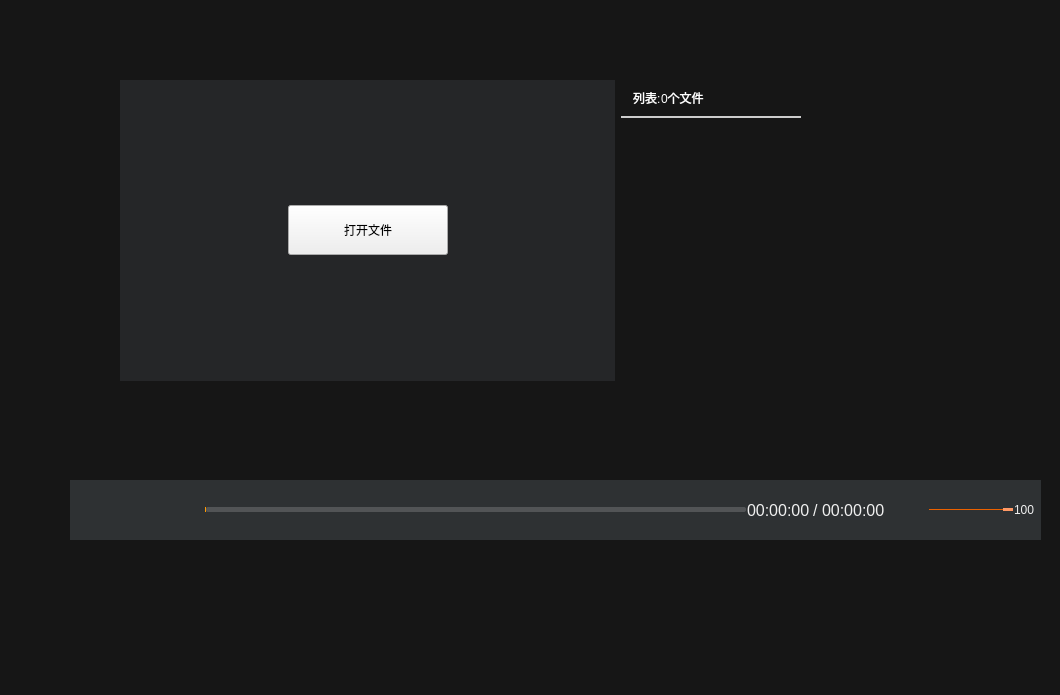
<?xml version="1.0" encoding="UTF-8"?>
<ui version="4.0">
 <class>MainWindow</class>
 <widget class="QWidget" name="MainWindow">
  <property name="geometry">
   <rect>
    <x>0</x>
    <y>0</y>
    <width>1060</width>
    <height>695</height>
   </rect>
  </property>
  <property name="windowTitle">
   <string>Form</string>
  </property>
  <layout class="QVBoxLayout" name="verticalLayout">
   <property name="spacing">
    <number>0</number>
   </property>
   <property name="leftMargin">
    <number>0</number>
   </property>
   <property name="topMargin">
    <number>0</number>
   </property>
   <property name="rightMargin">
    <number>0</number>
   </property>
   <property name="bottomMargin">
    <number>0</number>
   </property>
   <item>
    <widget class="QWidget" name="widget_container" native="true">
     <property name="styleSheet">
      <string notr="true">QWidget#widget_container
{
	background-color: rgb(22, 22, 22);
}
</string>
     </property>
     <widget class="QWidget" name="widget_controller" native="true">
      <property name="geometry">
       <rect>
        <x>70</x>
        <y>480</y>
        <width>971</width>
        <height>60</height>
       </rect>
      </property>
      <property name="styleSheet">
       <string notr="true">QWidget#widget_controller
{
	background-color: rgba(60, 65, 68,160);
}</string>
      </property>
      <layout class="QVBoxLayout" name="verticalLayout_7">
       <property name="leftMargin">
        <number>6</number>
       </property>
       <property name="topMargin">
        <number>6</number>
       </property>
       <property name="rightMargin">
        <number>6</number>
       </property>
       <property name="bottomMargin">
        <number>6</number>
       </property>
       <item>
        <layout class="QHBoxLayout" name="horizontalLayout_2">
         <property name="spacing">
          <number>1</number>
         </property>
         <property name="rightMargin">
          <number>0</number>
         </property>
         <item>
          <spacer name="horizontalSpacer_3">
           <property name="orientation">
            <enum>Qt::Horizontal</enum>
           </property>
           <property name="sizeType">
            <enum>QSizePolicy::Fixed</enum>
           </property>
           <property name="sizeHint" stdset="0">
            <size>
             <width>6</width>
             <height>20</height>
            </size>
           </property>
          </spacer>
         </item>
         <item>
          <widget class="QPushButton" name="pushButton_play">
           <property name="minimumSize">
            <size>
             <width>36</width>
             <height>36</height>
            </size>
           </property>
           <property name="cursor">
            <cursorShape>PointingHandCursor</cursorShape>
           </property>
           <property name="styleSheet">
            <string notr="true">QPushButton{ 
image: url(:image/start_normal.png);
border-radius:0px; 
}  
QPushButton:hover{ 
image: url(:image/start_focus.png);
border-radius:0px; 
} 
QPushButton:pressed{ 
image: url(:image/start_normal.png);
border-radius:0px; 
}
</string>
           </property>
           <property name="text">
            <string/>
           </property>
          </widget>
         </item>
         <item>
          <widget class="QPushButton" name="pushButton_pause">
           <property name="minimumSize">
            <size>
             <width>36</width>
             <height>36</height>
            </size>
           </property>
           <property name="cursor">
            <cursorShape>PointingHandCursor</cursorShape>
           </property>
           <property name="styleSheet">
            <string notr="true">QPushButton{ 
image: url(:image/pause_normal.png);
border-radius:0px; 
} 
QPushButton:hover{ 
image: url(:image/pause_focus.png);
border-radius:0px; 
} 
QPushButton:pressed{ 
image: url(:image/pause_normal.png);
border-radius:0px; 
}
</string>
           </property>
           <property name="text">
            <string/>
           </property>
          </widget>
         </item>
         <item>
          <spacer name="horizontalSpacer_5">
           <property name="orientation">
            <enum>Qt::Horizontal</enum>
           </property>
           <property name="sizeType">
            <enum>QSizePolicy::Fixed</enum>
           </property>
           <property name="sizeHint" stdset="0">
            <size>
             <width>6</width>
             <height>20</height>
            </size>
           </property>
          </spacer>
         </item>
         <item>
          <widget class="QPushButton" name="pushButton_stop">
           <property name="minimumSize">
            <size>
             <width>36</width>
             <height>36</height>
            </size>
           </property>
           <property name="cursor">
            <cursorShape>PointingHandCursor</cursorShape>
           </property>
           <property name="styleSheet">
            <string notr="true">QPushButton{ 
image: url(:image/stop_normal.png);
border-radius:0px; 
}  
QPushButton:hover{ 
image: url(:image/stop_focus.png);
border-radius:0px; 
} 
QPushButton:pressed{ 
image: url(:image/stop_normal.png);
border-radius:0px; 
}
</string>
           </property>
           <property name="text">
            <string/>
           </property>
          </widget>
         </item>
         <item>
          <spacer name="horizontalSpacer_6">
           <property name="orientation">
            <enum>Qt::Horizontal</enum>
           </property>
           <property name="sizeType">
            <enum>QSizePolicy::Fixed</enum>
           </property>
           <property name="sizeHint" stdset="0">
            <size>
             <width>6</width>
             <height>20</height>
            </size>
           </property>
          </spacer>
         </item>
         <item>
          <widget class="VideoSlider" name="horizontalSlider">
           <property name="cursor">
            <cursorShape>PointingHandCursor</cursorShape>
           </property>
           <property name="styleSheet">
            <string notr="true">QSlider::groove:horizontal {
border: 0px solid #bbb;
}

QSlider::sub-page:horizontal {
background-color: #ff9900;
border-bottom-left-radius: 2px; 
border-top-left-radius: 2px; 

border-radius: 2px; 
margin-top:5px;
margin-bottom:5px;
}

QSlider::add-page:horizontal {
background-color: rgba(228, 228, 228, 50);v
border: 0px solid #777;
border-radius: 2px;
margin-top:5px;
margin-bottom:5px;
}
/*
QSlider::handle:horizontal {
background: rgb(255,153,102); 
border: 1px solid rgb(255,153,102); 
width: 14px;
height:10px;
border-radius: 7px;
margin-top:2px;
margin-bottom:2px;
}

QSlider::handle:horizontal:hover {
background: rgb(255,128,6); 
border: 1px solid rgba(102,102,102,102);
border-radius: 7px;
}*/

QSlider::sub-page:horizontal:disabled {
background: #bbb;
border-color: #999;
}

QSlider::add-page:horizontal:disabled {
background: #eee;
border-color: #999;
}

QSlider::handle:horizontal:disabled {
background: #eee;
border: 1px solid #aaa;
border-radius: 2px;
}
</string>
           </property>
           <property name="maximum">
            <number>100</number>
           </property>
           <property name="value">
            <number>0</number>
           </property>
           <property name="orientation">
            <enum>Qt::Horizontal</enum>
           </property>
          </widget>
         </item>
         <item>
          <layout class="QHBoxLayout" name="horizontalLayout">
           <property name="spacing">
            <number>3</number>
           </property>
           <item>
            <widget class="QLabel" name="label_currenttime">
             <property name="styleSheet">
              <string notr="true">QLabel{
	border-radius:0px;
	color: #F0F0F0;
	background-color:rgba(0,0,0,0);
	border-style:none;
font-family:&quot;微软雅黑&quot;;
font-size:16px;
}
</string>
             </property>
             <property name="text">
              <string>00:00:00</string>
             </property>
            </widget>
           </item>
           <item>
            <widget class="QLabel" name="label_2">
             <property name="styleSheet">
              <string notr="true">QLabel{
	border-radius:0px;
	color: #F0F0F0;
	background-color:rgba(0,0,0,0);
	border-style:none;
font-family:&quot;微软雅黑&quot;;
font-size:16px;
}
</string>
             </property>
             <property name="text">
              <string>/</string>
             </property>
            </widget>
           </item>
           <item>
            <widget class="QLabel" name="label_totaltime">
             <property name="styleSheet">
              <string notr="true">QLabel{
	border-radius:0px;
	color: #F0F0F0;
	background-color:rgba(0,0,0,0);
	border-style:none;
font-family:&quot;微软雅黑&quot;;
font-size:16px;
}
</string>
             </property>
             <property name="text">
              <string>00:00:00</string>
             </property>
            </widget>
           </item>
          </layout>
         </item>
         <item>
          <widget class="QPushButton" name="pushButton_volume">
           <property name="minimumSize">
            <size>
             <width>36</width>
             <height>36</height>
            </size>
           </property>
           <property name="cursor">
            <cursorShape>PointingHandCursor</cursorShape>
           </property>
           <property name="styleSheet">
            <string notr="true">QPushButton{ 
image: url(:/image/volume_normal.png);
border-radius:0px; 
padding:5px;
}  
QPushButton:hover{ 
image: url(:image/stop_focus.png);
border-radius:0px; 
padding:3px;
} 
QPushButton:!checked{ 
image: url(:/image/volume_normal.png);
} 
QPushButton:checked{ 
image: url(:/image/volume_mute.png);
} 

</string>
           </property>
           <property name="text">
            <string/>
           </property>
           <property name="checkable">
            <bool>true</bool>
           </property>
          </widget>
         </item>
         <item>
          <widget class="QSlider" name="horizontalSlider_volume">
           <property name="sizePolicy">
            <sizepolicy hsizetype="Fixed" vsizetype="Fixed">
             <horstretch>0</horstretch>
             <verstretch>0</verstretch>
            </sizepolicy>
           </property>
           <property name="maximumSize">
            <size>
             <width>150</width>
             <height>16777215</height>
            </size>
           </property>
           <property name="styleSheet">
            <string notr="true">QSlider::groove:horizontal {
border: 0px solid #bbb;
}

QSlider::sub-page:horizontal {
background: rgb(235,97,0);
border-radius: 0px;
margin-top:8px;
margin-bottom:8px;
}

QSlider::add-page:horizontal {
background: rgb(255,255, 255);
border: 0px solid #777;
border-radius: 2px;
margin-top:8px;
margin-bottom:8px;
}

QSlider::handle:horizontal {
background: rgb(255,153,102); 
border: 1px solid rgb(255,153,102); 
width: 8px;
height:8px;
border-radius: 2px;
margin-top:6px;
margin-bottom:6px;
}

QSlider::handle:horizontal:hover {
background: rgb(255,128,6); 
border: 1px solid rgba(102,102,102,102);
border-radius: 7px;
}

QSlider::sub-page:horizontal:disabled {
background: #bbb;
border-color: #999;
}

QSlider::add-page:horizontal:disabled {
background: #eee;
border-color: #999;
}

QSlider::handle:horizontal:disabled {
background: #eee;
border: 1px solid #aaa;
border-radius: 4px;
}

</string>
           </property>
           <property name="maximum">
            <number>100</number>
           </property>
           <property name="singleStep">
            <number>0</number>
           </property>
           <property name="pageStep">
            <number>0</number>
           </property>
           <property name="value">
            <number>100</number>
           </property>
           <property name="orientation">
            <enum>Qt::Horizontal</enum>
           </property>
          </widget>
         </item>
         <item>
          <widget class="QLabel" name="label_volume">
           <property name="minimumSize">
            <size>
             <width>20</width>
             <height>0</height>
            </size>
           </property>
           <property name="styleSheet">
            <string notr="true">QLabel{
	border-radius:0px;
	color: #F0F0F0;
	background-color:rgba(0,0,0,0);
	border-style:none;
font: 16px &quot;微软雅黑&quot;;

}
</string>
           </property>
           <property name="text">
            <string>100</string>
           </property>
           <property name="alignment">
            <set>Qt::AlignLeading|Qt::AlignLeft|Qt::AlignVCenter</set>
           </property>
          </widget>
         </item>
        </layout>
       </item>
      </layout>
     </widget>
     <widget class="QWidget" name="widget_video_back" native="true">
      <property name="geometry">
       <rect>
        <x>120</x>
        <y>80</y>
        <width>681</width>
        <height>301</height>
       </rect>
      </property>
      <layout class="QHBoxLayout" name="horizontalLayout_4">
       <property name="leftMargin">
        <number>0</number>
       </property>
       <property name="topMargin">
        <number>0</number>
       </property>
       <property name="rightMargin">
        <number>0</number>
       </property>
       <property name="bottomMargin">
        <number>0</number>
       </property>
       <item>
        <widget class="QStackedWidget" name="stackedWidget">
         <property name="currentIndex">
          <number>0</number>
         </property>
         <widget class="QWidget" name="page_open">
          <layout class="QVBoxLayout" name="verticalLayout_6">
           <property name="spacing">
            <number>0</number>
           </property>
           <property name="leftMargin">
            <number>0</number>
           </property>
           <property name="topMargin">
            <number>0</number>
           </property>
           <property name="rightMargin">
            <number>0</number>
           </property>
           <property name="bottomMargin">
            <number>0</number>
           </property>
           <item>
            <widget class="QWidget" name="widget_showopen" native="true">
             <property name="sizePolicy">
              <sizepolicy hsizetype="Preferred" vsizetype="Expanding">
               <horstretch>0</horstretch>
               <verstretch>0</verstretch>
              </sizepolicy>
             </property>
             <property name="styleSheet">
              <string notr="true">QWidget#widget_showopen
{
	
	background-color: rgba(60, 65, 68,100);
}</string>
             </property>
             <layout class="QVBoxLayout" name="verticalLayout_5">
              <item>
               <layout class="QHBoxLayout" name="horizontalLayout_3">
                <item>
                 <spacer name="horizontalSpacer">
                  <property name="orientation">
                   <enum>Qt::Horizontal</enum>
                  </property>
                  <property name="sizeHint" stdset="0">
                   <size>
                    <width>40</width>
                    <height>20</height>
                   </size>
                  </property>
                 </spacer>
                </item>
                <item>
                 <widget class="QToolButton" name="toolButton_open">
                  <property name="minimumSize">
                   <size>
                    <width>160</width>
                    <height>50</height>
                   </size>
                  </property>
                  <property name="cursor">
                   <cursorShape>PointingHandCursor</cursorShape>
                  </property>
                  <property name="text">
                   <string>打开文件</string>
                  </property>
                 </widget>
                </item>
                <item>
                 <spacer name="horizontalSpacer_2">
                  <property name="orientation">
                   <enum>Qt::Horizontal</enum>
                  </property>
                  <property name="sizeHint" stdset="0">
                   <size>
                    <width>40</width>
                    <height>20</height>
                   </size>
                  </property>
                 </spacer>
                </item>
               </layout>
              </item>
             </layout>
            </widget>
           </item>
          </layout>
         </widget>
         <widget class="QWidget" name="page_audio">
          <layout class="QVBoxLayout" name="verticalLayout_2">
           <item>
            <widget class="QLabel" name="label">
             <property name="styleSheet">
              <string notr="true">image: url(:/image/audio.png);</string>
             </property>
             <property name="text">
              <string/>
             </property>
            </widget>
           </item>
          </layout>
         </widget>
         <widget class="QWidget" name="page_video">
          <layout class="QVBoxLayout" name="verticalLayout_8">
           <property name="spacing">
            <number>0</number>
           </property>
           <property name="leftMargin">
            <number>0</number>
           </property>
           <property name="topMargin">
            <number>0</number>
           </property>
           <property name="rightMargin">
            <number>0</number>
           </property>
           <property name="bottomMargin">
            <number>0</number>
           </property>
           <item>
            <widget class="ShowVideoWidget" name="widget_videoPlayer" native="true">
             <property name="enabled">
              <bool>true</bool>
             </property>
             <property name="sizePolicy">
              <sizepolicy hsizetype="Preferred" vsizetype="Expanding">
               <horstretch>0</horstretch>
               <verstretch>0</verstretch>
              </sizepolicy>
             </property>
             <property name="mouseTracking">
              <bool>true</bool>
             </property>
             <property name="styleSheet">
              <string notr="true">QWidget#widget_videoPlayer
{
	background-color: rgb(255, 55, 195);
}</string>
             </property>
            </widget>
           </item>
          </layout>
         </widget>
        </widget>
       </item>
       <item>
        <widget class="QWidget" name="widget_list" native="true">
         <property name="maximumSize">
          <size>
           <width>180</width>
           <height>16777215</height>
          </size>
         </property>
         <property name="styleSheet">
          <string notr="true">QWidget#widget_left
{
	background-color: rgb(47, 48, 57);
}
</string>
         </property>
         <layout class="QVBoxLayout" name="verticalLayout_4">
          <property name="spacing">
           <number>0</number>
          </property>
          <property name="leftMargin">
           <number>0</number>
          </property>
          <property name="topMargin">
           <number>0</number>
          </property>
          <property name="rightMargin">
           <number>0</number>
          </property>
          <property name="bottomMargin">
           <number>0</number>
          </property>
          <item>
           <widget class="QWidget" name="widget_4" native="true">
            <layout class="QHBoxLayout" name="horizontalLayout_5">
             <property name="spacing">
              <number>0</number>
             </property>
             <property name="leftMargin">
              <number>12</number>
             </property>
             <property name="topMargin">
              <number>0</number>
             </property>
             <property name="rightMargin">
              <number>12</number>
             </property>
             <property name="bottomMargin">
              <number>0</number>
             </property>
             <item>
              <widget class="QLabel" name="label_3">
               <property name="styleSheet">
                <string notr="true">color:#ffffff;
font-size:12px;</string>
               </property>
               <property name="text">
                <string>列表:</string>
               </property>
              </widget>
             </item>
             <item>
              <widget class="QLabel" name="label_num">
               <property name="styleSheet">
                <string notr="true">color:#ffffff;
font-size:12px;</string>
               </property>
               <property name="text">
                <string>0个文件</string>
               </property>
              </widget>
             </item>
             <item>
              <spacer name="horizontalSpacer_4">
               <property name="orientation">
                <enum>Qt::Horizontal</enum>
               </property>
               <property name="sizeHint" stdset="0">
                <size>
                 <width>40</width>
                 <height>20</height>
                </size>
               </property>
              </spacer>
             </item>
             <item>
              <widget class="QPushButton" name="pushButton_open">
               <property name="minimumSize">
                <size>
                 <width>36</width>
                 <height>36</height>
                </size>
               </property>
               <property name="cursor">
                <cursorShape>PointingHandCursor</cursorShape>
               </property>
               <property name="styleSheet">
                <string notr="true">QPushButton{ 
image: url(:image/open_normal.png);
border-radius:0px; 
} 
QPushButton:hover{ 
image: url(:image/open_focus.png);
border-radius:0px; 
} 
QPushButton:pressed{ 
image: url(:image/open_normal.png);
border-radius:0px; 
}
</string>
               </property>
               <property name="text">
                <string/>
               </property>
              </widget>
             </item>
             <item>
              <spacer name="horizontalSpacer_7">
               <property name="orientation">
                <enum>Qt::Horizontal</enum>
               </property>
               <property name="sizeType">
                <enum>QSizePolicy::Fixed</enum>
               </property>
               <property name="sizeHint" stdset="0">
                <size>
                 <width>6</width>
                 <height>20</height>
                </size>
               </property>
              </spacer>
             </item>
             <item>
              <widget class="QPushButton" name="pushButton_clear">
               <property name="minimumSize">
                <size>
                 <width>32</width>
                 <height>32</height>
                </size>
               </property>
               <property name="maximumSize">
                <size>
                 <width>32</width>
                 <height>32</height>
                </size>
               </property>
               <property name="cursor">
                <cursorShape>PointingHandCursor</cursorShape>
               </property>
               <property name="styleSheet">
                <string notr="true">QPushButton{ 
	padding:6px;
	border:none;
	image: url(:/player/image/videoplayer/delete.png);
}  
QPushButton:hover{ 
padding:3px;
} 
QPushButton:pressed{ 

}
</string>
               </property>
               <property name="text">
                <string/>
               </property>
              </widget>
             </item>
            </layout>
           </widget>
          </item>
          <item>
           <widget class="QWidget" name="widget_5" native="true">
            <property name="sizePolicy">
             <sizepolicy hsizetype="Preferred" vsizetype="Expanding">
              <horstretch>0</horstretch>
              <verstretch>0</verstretch>
             </sizepolicy>
            </property>
            <property name="styleSheet">
             <string notr="true">QWidget#widget_5
{
	border-radius:0px;
border-top-style: solid; 
border-top-width: 2px; 
border-top-color: #cccccc; 
}</string>
            </property>
            <layout class="QVBoxLayout" name="verticalLayout_9">
             <property name="spacing">
              <number>0</number>
             </property>
             <property name="leftMargin">
              <number>0</number>
             </property>
             <property name="topMargin">
              <number>0</number>
             </property>
             <property name="rightMargin">
              <number>0</number>
             </property>
             <property name="bottomMargin">
              <number>0</number>
             </property>
             <item>
              <widget class="QListWidget" name="listWidget">
               <property name="styleSheet">
                <string notr="true">QListWidget
{
	border:none;
	background-color: transparent;
}

QListView::item{

padding:0 0px; 
font-size:14px;
height:30px;
font-family: &quot;微软雅黑&quot;;
color: rgb(255,255,255);
}

QListView::item:hover {
background-color: rgba(255, 255, 255, 100);
}

QListView::item:selected {
/*background-color: #4B5CC4;*/
background-color: rgba(255, 255, 255, 130);
}


/*
QListView::item:selected:!active {
border-radius:5px; 
border:1px solid rgb(210, 225, 230);
background-color: qlineargradient(spread:reflect, x1:0.501, y1:0, x2:0.506, y2:0.489182, stop:0.0284091 rgba(255, 255, 255, 255), stop:1 rgba(255, 170, 0, 255));
}
QListView::item:selected:active {
border-radius:5px; 
border:1px solid rgb(210, 225, 230);
background-color: qlineargradient(spread:reflect, x1:0.501, y1:0, x2:0.506, y2:0.489182, stop:0.0284091 rgba(255, 255, 255, 255), stop:1 rgba(255, 170, 0, 255));
}
*/</string>
               </property>
               <property name="horizontalScrollBarPolicy">
                <enum>Qt::ScrollBarAlwaysOff</enum>
               </property>
               <property name="showDropIndicator" stdset="0">
                <bool>true</bool>
               </property>
               <property name="selectionMode">
                <enum>QAbstractItemView::ExtendedSelection</enum>
               </property>
               <property name="selectionRectVisible">
                <bool>false</bool>
               </property>
              </widget>
             </item>
             <item>
              <spacer name="verticalSpacer">
               <property name="orientation">
                <enum>Qt::Vertical</enum>
               </property>
               <property name="sizeType">
                <enum>QSizePolicy::Fixed</enum>
               </property>
               <property name="sizeHint" stdset="0">
                <size>
                 <width>20</width>
                 <height>10</height>
                </size>
               </property>
              </spacer>
             </item>
            </layout>
           </widget>
          </item>
         </layout>
        </widget>
       </item>
      </layout>
     </widget>
     <zorder>widget_video_back</zorder>
     <zorder>widget_controller</zorder>
    </widget>
   </item>
  </layout>
 </widget>
 <customwidgets>
  <customwidget>
   <class>ShowVideoWidget</class>
   <extends>QWidget</extends>
   <header>Widget/ShowVideoWidget.h</header>
   <container>1</container>
  </customwidget>
  <customwidget>
   <class>VideoSlider</class>
   <extends>QSlider</extends>
   <header>Widget/VideoSlider.h</header>
  </customwidget>
 </customwidgets>
 <resources/>
 <connections/>
</ui>
